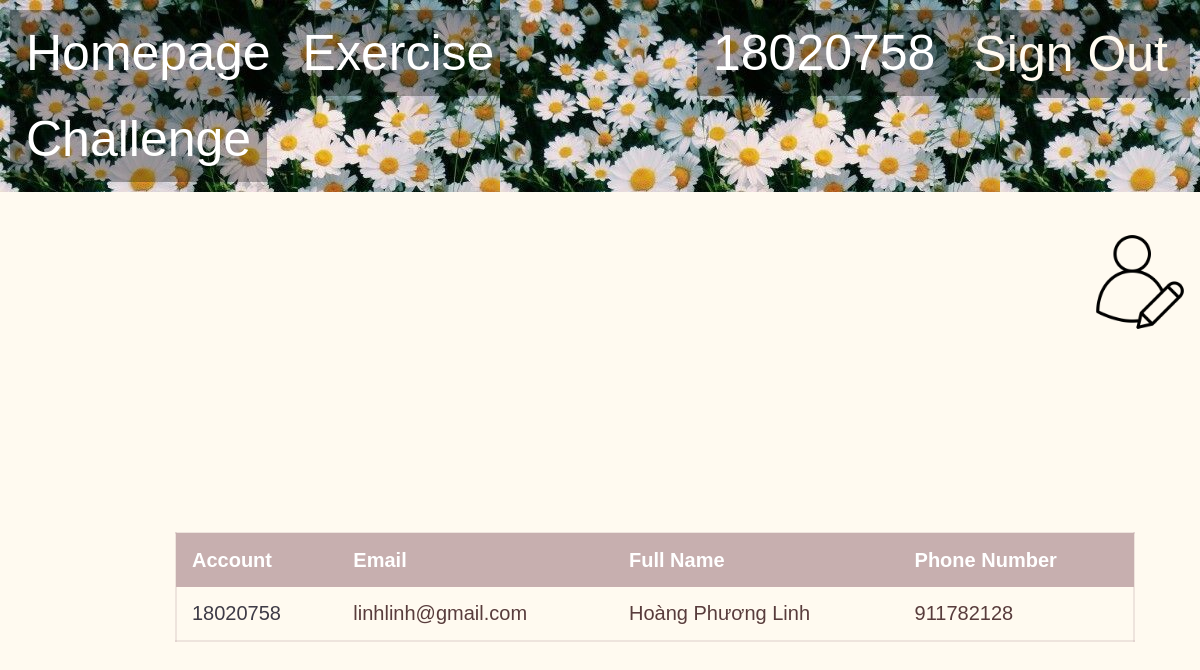
Page /listOfUsers.php?account=18020758 (signed in) on the committed database.
### tables this page shows
CREATE TABLE `student` (
  `account` varchar(15) NOT NULL,
  `email` varchar(50) NOT NULL,
  `fullName` varchar(50) NOT NULL,
  `phoneNumber` int(15) NOT NULL
);

### listOfUsers.php (the view, shortened to what this page needs)
<head>
    <link rel="stylesheet" href="mains.css">
    <link rel="stylesheet" href="navbars.css">
    <link rel="stylesheet" href="listOfUsers.css">
</head>
<body>
    <div>
        <ul>
            <li><a href='listOfUsers.php'>Homepage</a></li>
            <li><a href='exercise.php'>Exercise</a></li>
            <li style="float:right"><a href=""><form action="" method="POST" style="font-size: 0px;"><input type="submit" name="signOut" value="Sign Out" style="border:none; background-color:transparent;
            font-size: 50px; font-family: 'Gill Sans', 'Gill Sans MT', Calibri, 'Trebuchet MS', sans-serif; color: floralwhite;"></form></a></li>
            <li style="float:right"><a href=<?php echo "'listOfUsers.php?account=".$_SESSION["account"]."'>";?> <?php echo $_SESSION["account"];?></a></li>
            <li><a href='challenge.php'>Challenge</a></li>
        </ul>
    </div>
    <div style="height:62%">
        <?php
            $servername = "localhost";
            $database = "student_management";
            $username = "root";
            $password = "";
            $conn = mysqli_connect($servername, $username, $password, $database);
            if ($_SESSION['isTeacher'] == 1 && !empty($_GET['account'])){
                $a = $_GET['account'];
                $sql2 = "SELECT account
                        FROM student
                        WHERE account='$a';";
                $result = $conn->query($sql2);
                if($result->num_rows > 0){
                    echo "<div style='display:flex'><div class='edit'><a href='editForTeacher.php'><img src='image/user.png' alt='EDIT' style='width:100px;height:100px;'></a></div>";
                    echo "<div class='edit'><a href='delete.php'><img src='image/settings.png' alt='DELETE' style='width:100px;height:100px;'></a></div></div>";
                }
                $_SESSION['accountEdit'] = $_GET['account'];
            }
            else if ($_SESSION['isTeacher'] == 0 && !empty($_GET['account'])){
                if($_GET['account'] == $_SESSION['account']){
                    echo "<div class='edit'><a href='edit.php'><img src='image/user.png' alt='EDIT' style='float:right;width:100px;height:100px;'></a></div>";
                }
            }
        ?>
        <?php
            if (!empty($_GET['account'])){
                $html1 = '<table id="t01" style="margin-top: 200px">';
                $html1 .= '<tr>';
                $html1 .= '<th>' . "Account" .'</th>';
                $html1 .= '<th>' . "Email".'</th>';
                $html1 .= '<th>' . "Full Name" .'</th>';
                $html1 .= '<th>' . "Phone Number" .'</th>';
                $html1 .= '</tr>';
                $a = $_GET['account'];
                $sql = "SELECT account, email, fullName, phoneNumber
                        FROM student
                        WHERE account = '$a'";
                $result = $conn->query($sql);
                if ($result->num_rows > 0){
                    $row = $result->fetch_assoc();
                    $html1 .= '<tr>';
                    $html1 .= '<td>' .'<a href="listOfUsers.php?account='.$row["account"].'">'. $row["account"] .'</a>'.'</td>';
                    $html1 .= '<td>' . $row["email"] . '</td>';
                    $html1 .= '<td>' . $row["fullName"] . '</td>';
                    $html1 .= '<td>' . $row["phoneNumber"] . '</td>';
                    $html1 .= '</tr>';
                    $html1 .= '</table>';
                    echo $html1;
                }
            }
                ?>
    </div>
</body>

### mains.css (style rules this page uses)
body { margin: 0; background-color: floralwhite; }

### navbars.css (style rules this page uses)
ul { list-style-type: none; margin: 0px; border-bottom: 30px solid floralwhite; padding: 10; overflow: hidden; background-image:url('image/b99d24f738af6f0ac9dd9d15391b8f77.jpg'); font-size: 50px; font-family: 'Gill Sans', 'Gill Sans MT', Calibri, 'Trebuchet MS', sans-serif; color: floralwhite; }
li { float: left; }
li a { display: block; color: white; text-align: center; padding: 14px 16px; text-decoration: none; background-color: rgba(0, 0, 0, 0.3); }

### listOfUsers.css (style rules this page uses)
table { margin: 10px 175px; width: 80%; border: 2px solid rgb(199, 175, 175, 0.3); }
table, th, td { border-collapse: collapse; font-size: 20px; font-family: 'Gill Sans', 'Gill Sans MT', Calibri, 'Trebuchet MS', sans-serif; }
th, td { padding: 15px; text-align: left; }
#t01 tr:nth-child(even) { background-color: floralwhite ; color: rgb(88, 60, 60); }
#t01 a:link { color: rgb(62, 59, 70) ; text-decoration: none; }
#t01 tr:nth-child(odd) { background-color: rgb(199, 175, 175, 0.3); color: rgb(88, 60, 60); }
#t01 th { background-color: rgb(199, 175, 175); color: white; }
.edit { list-style-type: none; margin: 10px; padding: 0; overflow: hidden; font-size: 24px; font-family: 'Gill Sans', 'Gill Sans MT', Calibri, 'Trebuchet MS', sans-serif; color: rgb(62, 59, 70) ; }

### rows in the picture
student: account "18020758", email "linhlinh@gmail.com", fullName "Hoàng Phương Linh", phoneNumber "911782128"

### other values in the picture
$_SESSION["account"] "18020758"
